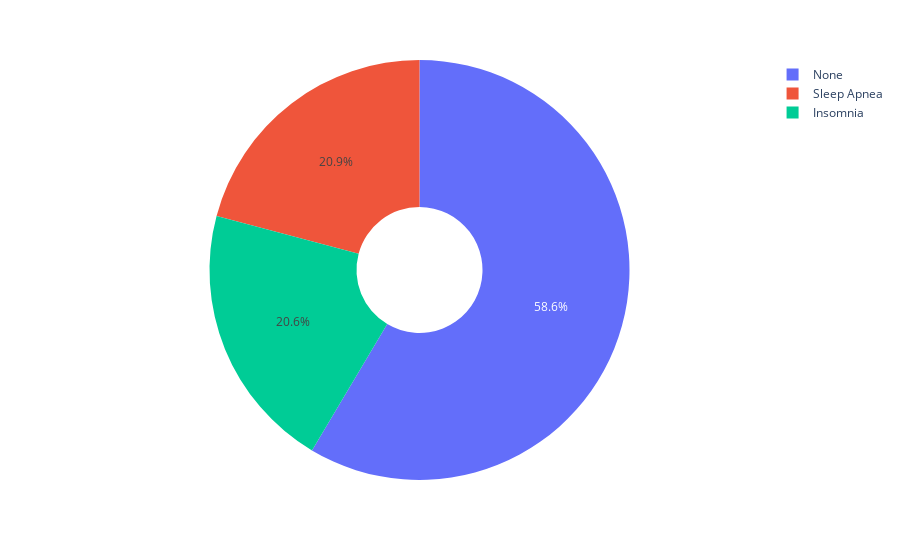

Notebook cell for this chart:
### Markdown cell above
#### Sleep Disorder Analysis

### Code cell
px.pie(data_frame=df, names="Sleep Disorder", hole=.3)

### Figure 1 — Plotly figure (JSON) as saved in the notebook; plotly's stock layout.template omitted (floating-point values rounded to 4 significant figures; data arrays with more than 128 entries replaced by an {"elided": "..."} marker saying what was removed)
{"data": [{"domain": {"x": [0, 1], "y": [0, 1]}, "hole": 0.3, "hovertemplate": "Sleep Disorder=%{label}<extra></extra>", "labels": {"elided": "374 str values"}, "legendgroup": "", "name": "", "showlegend": true, "type": "pie"}], "layout": {"legend": {"tracegroupgap": 0}, "margin": {"t": 60}}}
